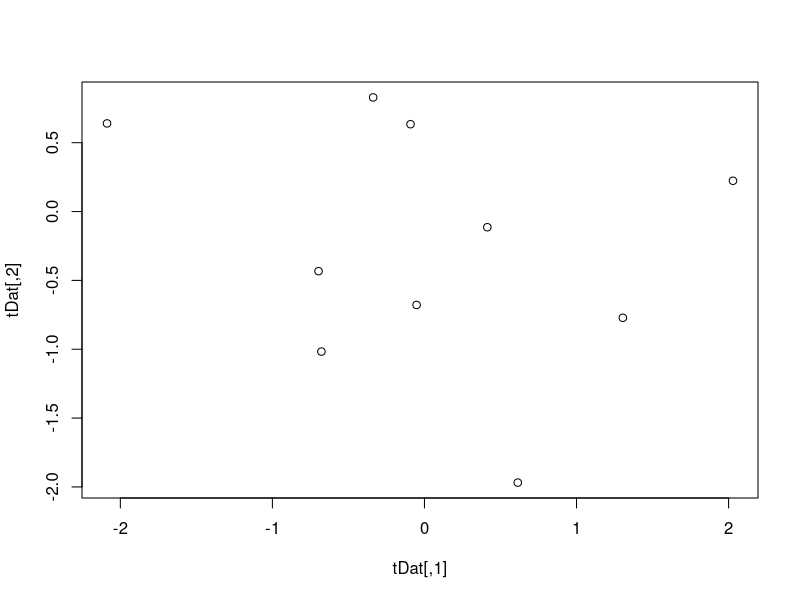

Here is the R script that generated this plot:
#
# Sample R Code for grconvertX and grconvertY
#
library(Cairo)
# make fake data
tDat <- cbind(rnorm(10), rnorm(10));

#
# Example #1 -- plot them to an X11 window
#
Cairo(file="bathytmp.png", width=1024, height=768, dpi=72, type="png", units="px")
plot(tDat);
print(paste(grconvertX(tDat[, 1], "user", "device"), grconvertY(tDat[, 2], "user", "device")));

# turn off the x11 device
dev.off()
